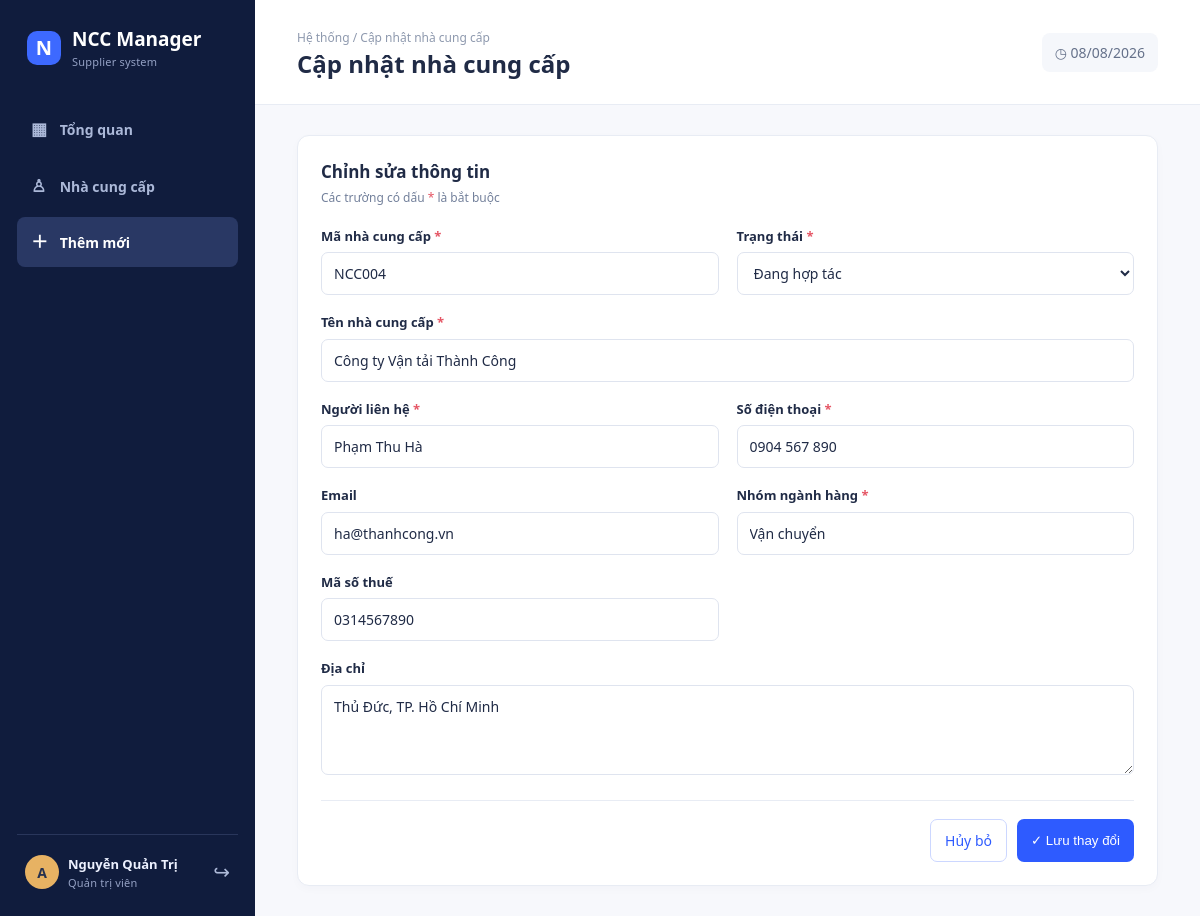
The page /supplier_form.php?id=4 (signed in) on the database its author committed.
### tables this page shows
CREATE TABLE suppliers (
    id INT UNSIGNED AUTO_INCREMENT PRIMARY KEY,
    code VARCHAR(20) NOT NULL UNIQUE,
    name VARCHAR(150) NOT NULL,
    contact_name VARCHAR(100) NOT NULL,
    phone VARCHAR(20) NOT NULL,
    email VARCHAR(120) DEFAULT NULL,
    address VARCHAR(255) DEFAULT NULL,
    category VARCHAR(100) NOT NULL,
    tax_code VARCHAR(30) DEFAULT NULL,
    status ENUM('active','pause','stop') NOT NULL DEFAULT 'active',
    created_at TIMESTAMP DEFAULT CURRENT_TIMESTAMP
);

### config/auth.php (called while the page is built, shortened)
<?php
function e(?string $value): string
{
    return htmlspecialchars($value ?? "", ENT_QUOTES, "UTF-8");
}

### supplier_form.php (the view, shortened to what this page needs)
<?php
require_once __DIR__ . "/config/auth.php";
$pdo = db();
$id = filter_input(INPUT_GET, "id", FILTER_VALIDATE_INT) ?: 0;
$supplier = [
    "code" => "",
    "name" => "",
    "contact_name" => "",
    "phone" => "",
    "email" => "",
    "address" => "",
    "category" => "",
    "tax_code" => "",
    "status" => "active",
];
if ($id) {
    $stmt = $pdo->prepare("SELECT * FROM suppliers WHERE id=?");
    $stmt->execute([$id]);
    $supplier = $stmt->fetch();
}
$errors = [];
require __DIR__ . "/partials/header.php";
?>
<div class="panel form-panel"><div class="panel-header"><div><h2><?= $id
    ? "Chỉnh sửa thông tin"
    : "Tạo nhà cung cấp mới" ?></h2><p class="panel-subtitle">Các trường có dấu <span class="required">*</span> là bắt buộc</p></div></div><?php if (
    $errors
): ?><div class="alert error"><?php foreach ($errors as $error):
    e($error) ?><br><?php
endforeach; ?></div><?php endif; ?>
<form method="post"><div class="form-grid"><div class="field"><label>Mã nhà cung cấp <span class="required">*</span></label><input name="code" required maxlength="20" value="<?= e(
    $supplier["code"]
) ?>" placeholder="VD: NCC006"></div><div class="field"><label>Trạng thái <span class="required">*</span></label><select name="status"><option value="active" <?= $supplier[
    "status"
] === "active"
    ? "selected"
    : "" ?>>Đang hợp tác</option><option value="pause" <?= $supplier[
    "status"
] === "pause"
    ? "selected"
    : "" ?>>Tạm dừng</option></select></div><div class="field full"><label>Tên nhà cung cấp <span class="required">*</span></label><input name="name" required maxlength="150" value="<?= e(
    $supplier["name"]
) ?>" placeholder="Nhập tên công ty / cá nhân cung cấp"></div><div class="field"><label>Người liên hệ <span class="required">*</span></label><input name="contact_name" required maxlength="100" value="<?= e(
    $supplier["contact_name"]
) ?>" placeholder="Họ và tên"></div><div class="field"><label>Số điện thoại <span class="required">*</span></label><input name="phone" required maxlength="20" value="<?= e(
    $supplier["phone"]
) ?>" placeholder="VD: 0901 234 567"></div><div class="field"><label>Email</label><input type="email" name="email" maxlength="120" value="<?= e(
    $supplier["email"]
) ?>" placeholder="email@congty.vn"></div><div class="field"><label>Nhóm ngành hàng <span class="required">*</span></label><input name="category" required maxlength="100" value="<?= e(
    $supplier["category"]
) ?>" placeholder="VD: Thực phẩm"></div><div class="field"><label>Mã số thuế</label><input name="tax_code" maxlength="30" value="<?= e(
    $supplier["tax_code"]
) ?>" placeholder="Nhập mã số thuế"></div><div class="field full"><label>Địa chỉ</label><textarea name="address" maxlength="255" placeholder="Nhập địa chỉ giao dịch"><?= e(
    $supplier["address"]
) ?></textarea></div></div><div class="form-actions"><a class="btn btn-outline" href="suppliers.php">Hủy bỏ</a><button class="btn" type="submit">✓ <?= $id
    ? "Lưu thay đổi"
    : "Thêm nhà cung cấp" ?></button></div></form></div>
<?php require __DIR__ . "/partials/footer.php"; ?>

### assets/style.css (style rules this page uses)
:root { --navy:#101c3d;--blue:#2e5bff;--sky:#eef3ff;--text:#202b46;--muted:#73809b;--line:#e8ecf4;--green:#21b789;--amber:#f6a327;--red:#e55564 }
* { box-sizing:border-box }
body { margin:0;background:#f7f8fc;color:var(--text);font:14px/1.5 "Segoe UI",Arial,sans-serif }
.panel { background:#fff;border:1px solid var(--line);border-radius:12px;padding:23px;box-shadow:0 3px 10px #23305b06 }
.panel-header { display:flex;align-items:center;justify-content:space-between;margin-bottom:20px }
.panel h2 { margin:0;font-size:17px }
.panel-subtitle { margin:4px 0 0;color:var(--muted);font-size:12px }
.btn { display:inline-flex;align-items:center;gap:7px;text-decoration:none;cursor:pointer;border:0;border-radius:7px;padding:10px 14px;font:600 13px inherit;background:var(--blue);color:#fff }
.btn-outline { background:#fff;color:var(--blue);border:1px solid #ccd7ff }
.form-panel { max-width:880px }
.form-grid { display:grid;grid-template-columns:1fr 1fr;gap:18px }
.field { display:grid;gap:6px }
.field.full { grid-column:1/-1 }
.field label { font-size:13px;font-weight:650 }
.required { color:var(--red) }
.field input,.field select,.field textarea { width:100%;border:1px solid #dfe4ef;border-radius:7px;padding:10px 12px;font:inherit;color:var(--text);outline:0;background:#fff }
.field textarea { min-height:90px;resize:vertical }
.form-actions { display:flex;justify-content:flex-end;gap:10px;border-top:1px solid var(--line);margin-top:25px;padding-top:18px }

### rows shown on the page
suppliers: code "NCC004", status "Đang hợp tác", name "Công ty Vận tải Thành Công", contact_name "Phạm Thu Hà", phone "0904 567 890", email "ha@thanhcong.vn", category "Vận chuyển", tax_code "0314567890", address "Thủ Đức, TP. Hồ Chí Minh"

### other values the page prints
$_SESSION["user"]["full_name"] "Nguyễn Quản Trị"
$pageTitle "Cập nhật nhà cung cấp"
